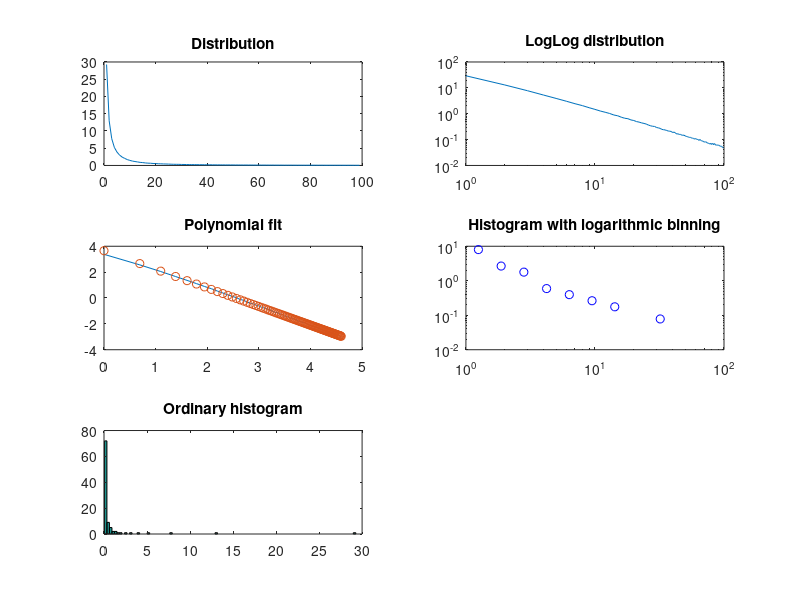

The MATLAB script that drew this image:
close all;
clear all;
clc;

% 1e6 random numbers, Z is a random variable
Z = rand(1e6,1).^(-3+1);

% cumulative distribution: must choose an upper limit
N = 100;

% z is the numbers we want to compare Z with
z = linspace(min(Z), 100, N);

% cumulative probability distribution
P = zeros(N, 1);

for i = 1:N
    % count the number of random numbers Z that are
    % larger than each value of z
    P(i) = sum(Z < z(i));
end

% normalize
P = P/1e6;

%plot(z, P)
%plot(log(z), log(P))

% find the distribution function, the derivative of the
% cumulative prob distribution
f = diff(P)/0.01;

x = z(1:end-1)';

subplot(3,2,1);
plot(x, f)
title('Distribution')
subplot(3,2,2)
loglog(x, f)
title('LogLog distribution')

polynomial = polyfit(log(x), log(f), 1);
fit = polyval(polynomial, log(x));

subplot(3,2,3)
plot(log(x), log(f))
hold on
plot(log(x), fit, 'o');
title('Polynomial fit');
alpha = polynomial(1)

a = 1.5;                                        % bin basis
logamax = ceil(log(max(f))/log(a));             % edge of last bin
bins = a.^(0:1:logamax);                        % all bin edges
histogram = histc(f, bins);                     % histogram
sizes = diff(bins);                             % bin sizes                    
centers = (bins(1:end-1) + bins(2:end))*0.5;    % bin centers
flog = histogram(1:end-1)'./sizes ;             % normalizing
subplot(3,2,4)
loglog(centers, flog, 'ob');
title('Histogram with logarithmic binning');

subplot(3,2,5)
hist(f, 100)
title('Ordinary histogram')


